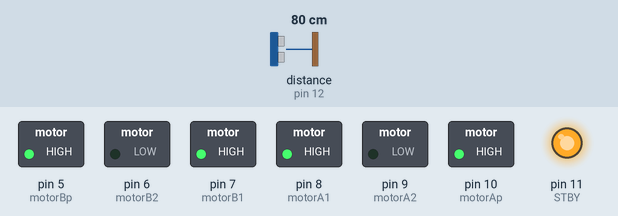
Recording of a sketch running on a simulated Arduino Uno, built with avr-gcc and run on an emulated ATmega328P. On the bench: switched loads named in the sketch (green lamp = pin HIGH), output pins drawn as LEDs (lit = HIGH). Wiring (inferred from the names in the program): ultrasonic range finder: trigger pin 13; echo pin 12. The inputs (shaded band) are chosen by the test bench; at power-on: distance to the obstacle (sensor on pin 12) 80 cm. The echo pulse lasts 58.3 µs per cm; pins used as bus, display or sensor lines are not drawn; what the sketch prints to the serial monitor is not drawn.

Above: at 2.2 s.
2.3 s: distance to the obstacle (sensor on pin 12) set to 12 cm
4.2 s: distance to the obstacle (sensor on pin 12) set to 9 cm
At 5.9 s:
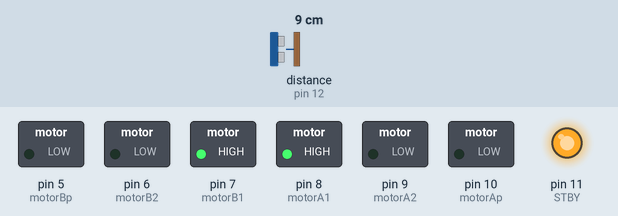
6.5 s: distance to the obstacle (sensor on pin 12) set to 5 cm
8.2 s: distance to the obstacle (sensor on pin 12) set to 2 cm
At 10.2 s:
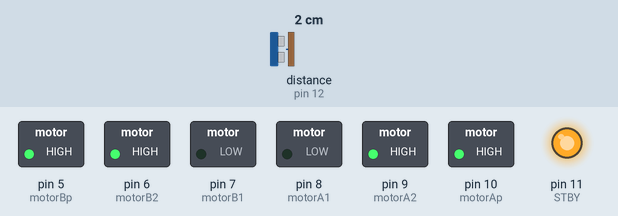
10.5 s: distance to the obstacle (sensor on pin 12) set to 4 cm
At 11.9 s:
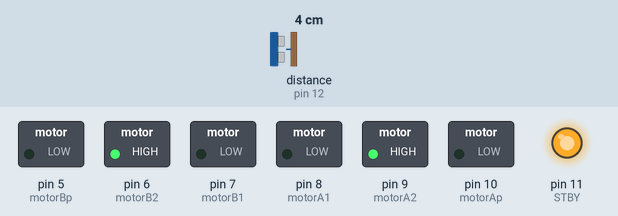
12.5 s: distance to the obstacle (sensor on pin 12) set to 18 cm
At 13.6 s:
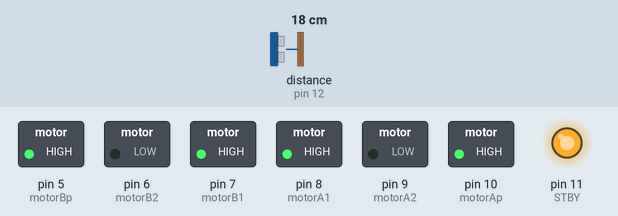
Timing chart, 0 to 15.5 s (numbered marks = the images above; inputs shaded):
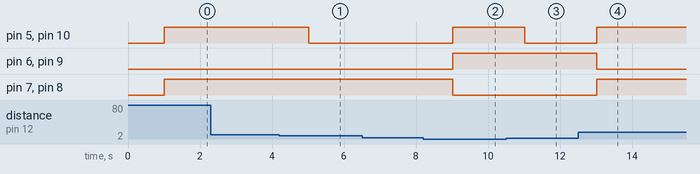

Measured:
- the behaviour switches between 11 and 10 cm on distance to the obstacle (sensor on pin 12) (found by bisection; images 0 and 1)
- the behaviour switches between 4 and 3 cm on distance to the obstacle (sensor on pin 12) (found by bisection; images 1 and 2)
- after the input at 2.3 s, every drawn part: stays the same
- after the input at 4.2 s, pin 5 (motorBp), pin 10 (motorAp): HIGH → LOW after 0.82 s
- after the input at 6.5 s, every drawn part: stays the same
- after the input at 8.2 s, pin 5 (motorBp), pin 6 (motorB2), pin 9 (motorA2), pin 10 (motorAp): LOW → HIGH after 0.82 s; pin 7 (motorB1), pin 8 (motorA1): HIGH → LOW after 0.82 s
- after the input at 10.5 s, pin 5 (motorBp), pin 10 (motorAp): HIGH → LOW after 0.52 s
- after the input at 12.5 s, pin 5 (motorBp), pin 7 (motorB1), pin 8 (motorA1), pin 10 (motorAp): LOW → HIGH after 0.53 s; pin 6 (motorB2), pin 9 (motorA2): HIGH → LOW after 0.53 s

The sketch:

robot.ino
```cpp
/*
 * ロボットプログラミング
 */

#define trigPin 13
#define echoPin 12

#define motorA1 8
#define motorA2 9
#define motorAp 10
#define motorB1 7
#define motorB2 6
#define motorBp 5
#define STBY 11

void setup() {
  pinMode(trigPin, OUTPUT);
  pinMode(echoPin, INPUT);

  pinMode( motorA1, OUTPUT );
  pinMode( motorA2, OUTPUT );
  pinMode( motorAp, OUTPUT );
  pinMode( motorB1, OUTPUT );
  pinMode( motorB2, OUTPUT );
  pinMode( motorBp, OUTPUT );
  pinMode( STBY, OUTPUT );

  digitalWrite( motorA1, LOW );
  digitalWrite( motorA2, LOW );
  digitalWrite( motorAp, LOW );
  digitalWrite( motorB1, LOW );
  digitalWrite( motorB2, LOW );
  digitalWrite( motorBp, LOW );
  digitalWrite( STBY, HIGH );

  Serial.begin(9600);
  Serial.println( "発射します、ご注意下さい。");
  delay( 1000 );
}

void loop() {
  long distance;
  digitalWrite(trigPin, LOW);
  delayMicroseconds(2);
  digitalWrite(trigPin, HIGH);
  delayMicroseconds(10);
  digitalWrite(trigPin, LOW);
  distance = pulseIn(echoPin, HIGH) / 58.2;

  if (distance >= 10) {
    Serial.println("遠いので、前進します。");
    digitalWrite( motorAp, HIGH );
    digitalWrite( motorA1, HIGH );
    digitalWrite( motorA2, LOW );
    digitalWrite( motorBp, HIGH );
    digitalWrite( motorB1, HIGH );
    digitalWrite( motorB2, LOW );
  }
  else if (distance < 10 && distance > 2) {
    Serial.println("近いので、停止します。");
    digitalWrite( motorAp, LOW );
    digitalWrite( motorBp, LOW );
  } else {
    Serial.println("当たるので、後進します。");
    digitalWrite( motorAp, HIGH );
    digitalWrite( motorA1, LOW );
    digitalWrite( motorA2, HIGH );
    digitalWrite( motorBp, HIGH );
    digitalWrite( motorB1, LOW );
    digitalWrite( motorB2, HIGH );
  }
  delay( 1000);
}
```
